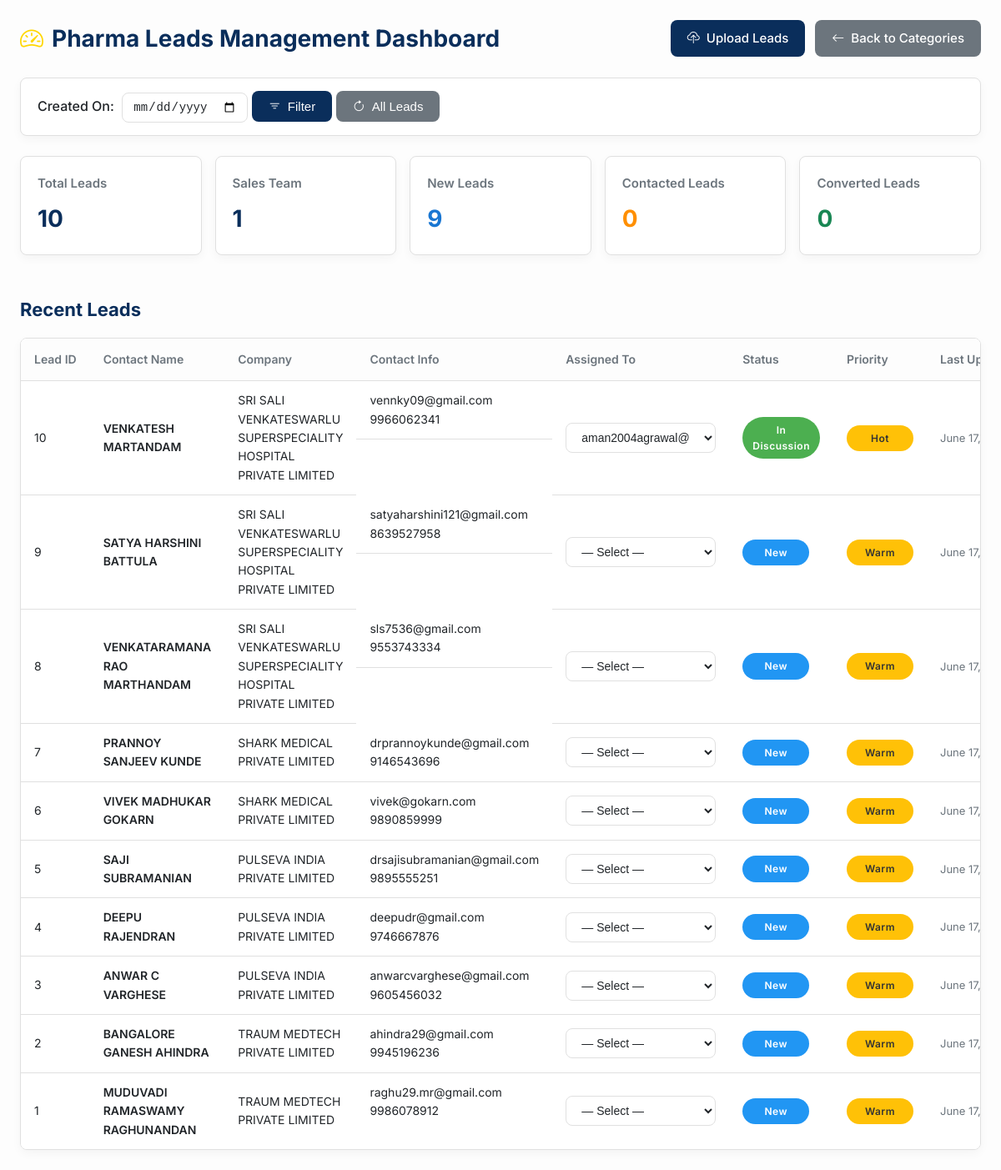
Before: /adminDashboard/1 with the older database file.
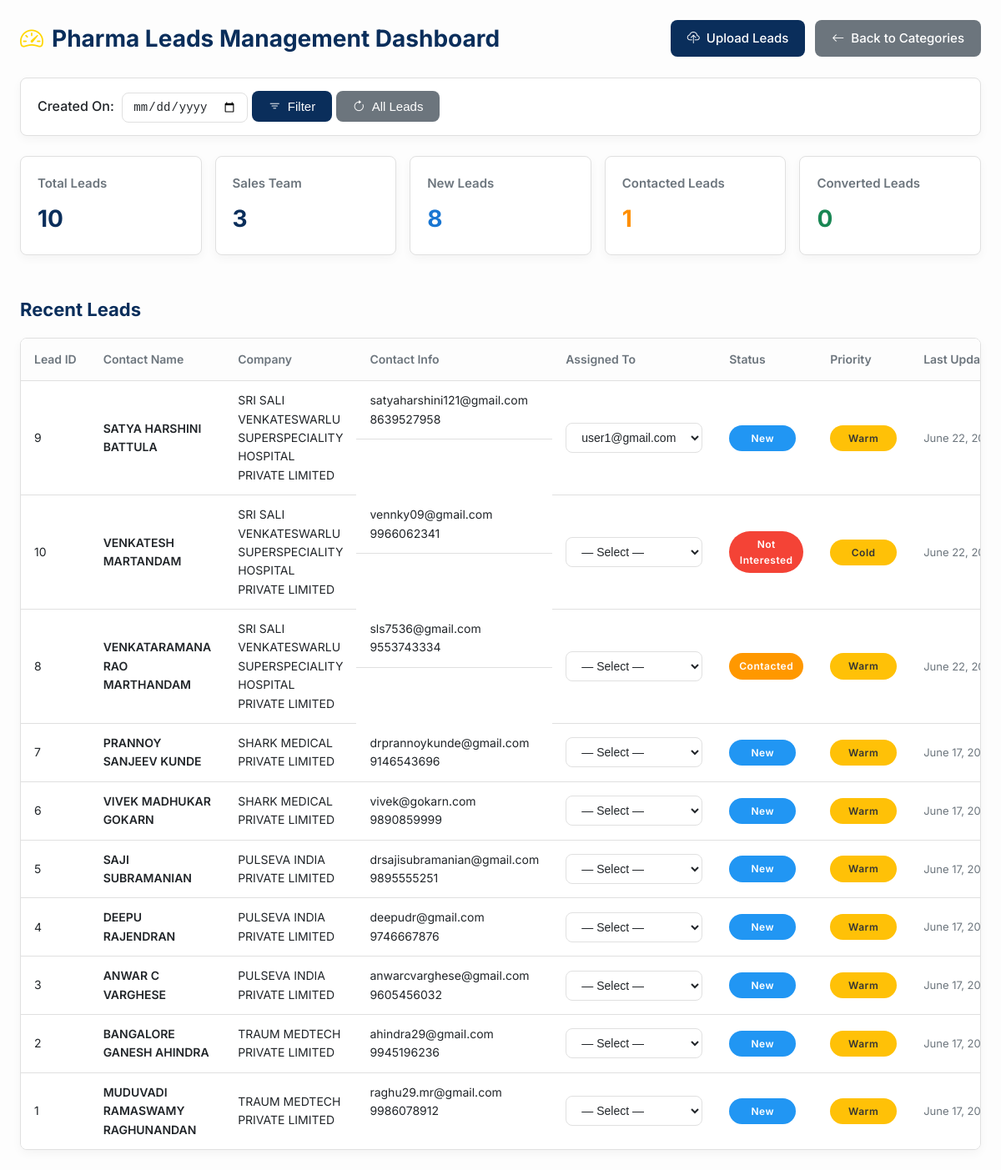
After: the same page with the newer database file.
### salesmanPanel/models.py (models this page shows, shortened)
class Lead(models.Model):
    STATUS_CHOICES = [
        ('New', 'New'),
        ('Contacted', 'Contacted'),
        ('In Discussion', 'In Discussion'),
        ('Not Interested', 'Not Interested'),
        ('Converted', 'Converted'),
    ]
    PRIORITY_CHOICES = [
        ('Hot', 'Hot'),
        ('Warm', 'Warm'),
        ('Cold', 'Cold'),
    ]
    name = models.CharField(max_length=100)
    email = models.EmailField()
    phone = models.CharField(max_length=15)
    city = models.CharField(max_length=100, blank=True)
    company = models.CharField(max_length=100, blank=True)
    role = models.CharField(max_length=100, blank=True)
    interest = models.TextField(null=True)
    budget = models.CharField(max_length=50, blank=True)
    lead_source = models.CharField(max_length=100, blank=True)
    status = models.CharField(max_length=20, choices=STATUS_CHOICES, default='New')
    priority = models.CharField(max_length=10, choices=PRIORITY_CHOICES, default='Warm')
    notes = models.TextField(blank=True)
    assigned_to = models.ForeignKey(settings.AUTH_USER_MODEL, on_delete=models.SET_NULL, null=True, blank=True)
    created_at = models.DateTimeField(auto_now_add=True)
    updated_at = models.DateTimeField(auto_now=True)
    category = models.ForeignKey('category', on_delete=models.SET_NULL, null=True, blank=True)

class CustomUser(AbstractUser):
    phone = models.CharField(max_length=15)
    address = models.TextField(blank=True)
    region = models.CharField(max_length=100)
    is_approved = models.BooleanField(default=False)

### salesmanPanel/views.py (the view)
# urls.py: path('adminDashboard/<int:category_id>', views.adminDashboard, name='adminDashboard'),
def adminDashboard(request, category_id=None):
    leads_queryset = Lead.objects.filter(category_id=category_id)  # Filter by category first
    selected_category = category.objects.filter(id=category_id).first() if category_id else None
    created_on_date_str = request.GET.get('created_on_date')
    if created_on_date_str:
        try:
            selected_date = datetime.strptime(created_on_date_str, '%Y-%m-%d').date()
            leads_queryset = leads_queryset.filter(created_at__date=selected_date)
        except ValueError:
            created_on_date_str = None  # Reset to not pre-fill if invalid
    leads = leads_queryset.order_by('-updated_at')
    total_leads = leads.count()
    new_leads = leads.filter(status='New').count()
    contacted_leads = leads.filter(status='Contacted').count()
    qualified_leads = leads.filter(status='Converted').count()  # Or 'Won' based on your model/logic
    converted_leads = qualified_leads  # Using 'Qualified' as a proxy for converted, adjust as needed
    salesmen = CustomUser.objects.filter(is_staff=False)  # Assuming non-staff are salesmen
    total_salesmen = salesmen.count()
    context = {
        'selected_category': selected_category,  # Pass the category name for the header
        'category_id': category_id,
        'total_leads': total_leads,
        'total_salesmen': total_salesmen,
        'new_leads': new_leads,
        'contacted_leads': contacted_leads,
        'converted_leads': converted_leads,
        'leads': leads,
        'users': salesmen,  # Pass salesmen (non-staff users) for assignment dropdown
        'current_created_on_date': created_on_date_str,  # Pass back to template for pre-filling
    }
    return render(request, 'salesmanPortal/adminDashboard.html', context)

### salesmanPanel/models.py (called while the page is built)
    def __str__(self):
        return self.name

### templates/salesmanPortal/adminDashboard.html (shortened to what the changed rows need)
<!DOCTYPE html>
<html lang="en">
<head>
    {% load static %}
    <link rel="stylesheet" href="{% static 'css/admin_dashboard.css' %}">
    <link rel="stylesheet" href="https://cdn.jsdelivr.net/npm/bootstrap-icons@1.11.1/font/bootstrap-icons.css">
</head>
<body>
    <div class="container">
        <div class="dashboard-header">
            <h1>
                <i class="bi bi-speedometer2"></i>
                {% if selected_category %}
                    {{ selected_category }} Management Dashboard
                {% else %}
                    Leads Management Dashboard
                {% endif %}
            </h1>
        </div>
        <div class="stats-container">
            <div class="stat-card">
                <h3>Sales Team</h3>
                <p>{{ total_salesmen }}</p>
            </div>
            <div class="stat-card">
                <p><span class="stat-new-leads">{% if new_leads is not None %}{{ new_leads }}{% else %}—{% endif %}</span></p>
            </div>
            <div class="stat-card">
                <p><span class="stat-contacted-leads">{% if contacted_leads is not None %}{{ contacted_leads }}{% else %}—{% endif %}</span></p>
            </div>
        </div>
        <h2 class="section-header">Recent Leads</h2>
        <div class="table-container">
            <table class="leads-table">
                <thead>
                    <tr>
                        <th>Lead ID</th>
                        <th>Contact Name</th>
                        <th>Company</th>
                        <th>Contact Info</th>
                        <th>Assigned To</th>
                        <th>Status</th>
                        <th>Priority</th>
                        <th>
                            Last Updated <span class="sort-indicator">▼</span>
                        </th>
                    </tr>
                </thead>
                <tbody>
                    {% if leads %}
                        {% for lead in leads %}
                        <tr class="clickable-row" data-href="{% url 'viewLead' lead.id %}">
                            <td>{{ lead.id }}</td>
                            <td>
                                <div class="contact-name">{{ lead.name|default:"—" }}</div>
                            </td>
                            <td>{{ lead.company|default:"—" }}</td>
                            <td class="contact-info">
                                <div>{{ lead.email|default:"—" }}</div>
                                <div>{{ lead.phone|default:"" }}</div>
                            </td>
                            <td class="no-click">
                                <select onchange="assignLead(this, {{ lead.id }})" class="select-dropdown">
                                    <option value="">— Select —</option>
                                    {% for user in users %}
                                        {% if not user.is_staff %}
                                            <option value="{{ user.id }}" {% if lead.assigned_to and user.id == lead.assigned_to.id %}selected{% endif %}>
                                                {{ user.email }}
                                            </option>
                                        {% endif %}
                                    {% endfor %}
                                </select>
                            </td>
                            <td>
                                {% if lead.status == 'New' %}
                                    <span class="badge status-new">New</span>
                                {% elif lead.status == 'Contacted' %}
                                    <span class="badge status-contacted">Contacted</span>
                                {% elif lead.status == 'In Discussion' %}
                                    <span class="badge status-qualified">In Discussion</span>
                                {% elif lead.status == 'Not Interested' %}
                                    <span class="badge status-lost">Not Interested</span>
                                {% elif lead.status == 'Converted' %}
                                    <span class="badge status-won">Converted</span>
                                {% else %}
                                    <span class="badge status-pending">{{ lead.status|default:"New" }}</span>
                                {% endif %}
                            </td>
                            <td>
                                {% if lead.priority == 'High' %}
                                    <span class="badge priority-high">High</span>
                                {% elif lead.priority == 'Medium' %}
                                    <span class="badge priority-medium">Medium</span>
                                {% elif lead.priority == 'Low' %}
                                    <span class="badge priority-low">Low</span>
                                {% else %}
                                    <span class="badge priority-medium">{{ lead.priority|default:"Medium" }}</span>
                                {% endif %}
                            </td>
                            <td class="time-ago" title="{{ lead.updated_at|date:'Y-m-d H:i' }}">
                                {% with updated=lead.updated_at %}
                                    {{ updated }} ago
                                {% endwith %}
                            </td>
                        </tr>
                        {% endfor %}
                    {% else %}
                    <tr>
                        <td colspan="8" class="empty-state">No leads available for the selected date.</td>
                    </tr>
                    {% endif %}
                </tbody>
            </table>
        </div>
    </div>
</body>
</html>

Changed rows visible on the page:
changed Lead "SATYA HARSHINI BATTULA": assigned_to+id "— Select —" → "user1@gmail.com"; updated_at "June 17,…" → "June 22,…"; moves up the list
changed Lead "VENKATESH MARTANDAM": id "aman2004agrawal@gmail.com" → "— Select —"; priority "Hot" → "Cold"; updated_at "June 17,…" → "June 22,…"; status "In Discussion" → "Not Interested"
changed Lead "VENKATARAMANA RAO MARTHANDAM": updated_at "June 17,…" → "June 22,…"; status "New" → "Contacted"
Other visible differences:
{{ total_salesmen }}: "1" → "3"
{{ new_leads }}: "9" → "8"
{{ contacted_leads }}: "0" → "1"
